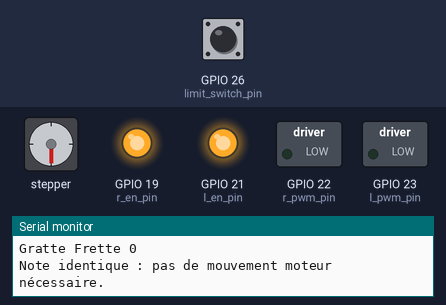
A program run on a simulated ESP32. Shown: stepper motor, switched loads named in the program (green lamp = pin HIGH), output pins drawn as LEDs (lit = HIGH), the last lines printed to the serial monitor. Inputs (shaded band) come from the test bench; at power-on: GPIO 26 (limit_switch_pin) HIGH. Stepper angles assume 200 steps per turn.

Above: at 1.38 s.
At 3.29 s:
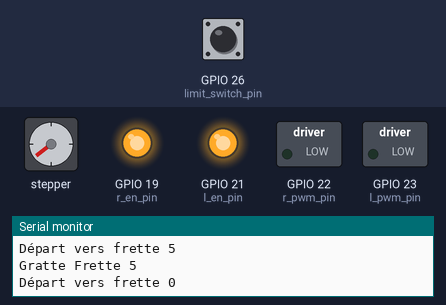
At 4.7 s:
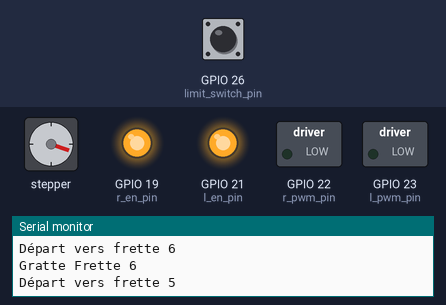
At 8.4 s:
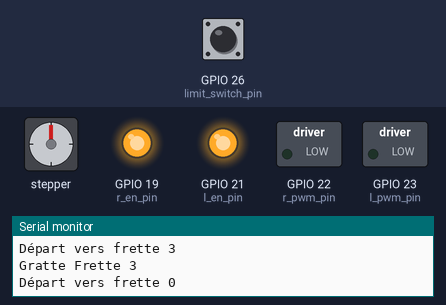
At 14.14 s:
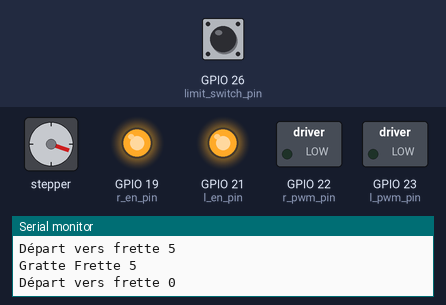
At 20.2 s:
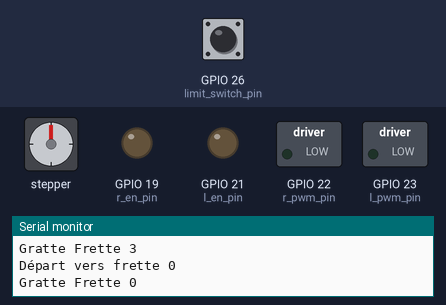
Timing chart, 0 to 21.7 s (numbered marks = the images above):
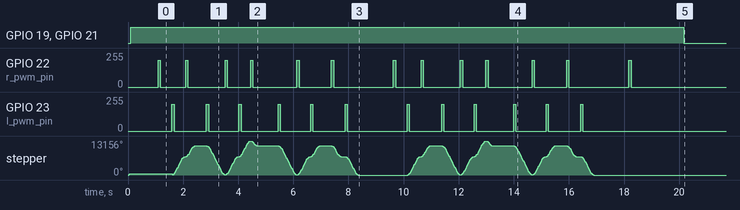

The program:

main.cpp
```cpp
#include <Arduino.h>
#include <AccelStepper.h>

const int dir_pin = 27;
const int pul_pin = 25;
const int limit_switch_pin = 26;
const int HOMING_SPEED = -5000;
AccelStepper slider(AccelStepper::DRIVER, pul_pin, dir_pin);

const float STEPS_PER_MM = 40.0;
float fret_positions_mm[] = {0.0, 35.156, 68.12, 99.318, 128.723, 156.528, 182.783, 207.537, 230.791, 252.645, 273.199, 292.553, 311.056, 328.559, 345.162, 360.765, 375.267, 388.920, 401.772, 414.074, 428.577};

const int r_en_pin = 19;
const int l_en_pin = 21;
const int r_pwm_pin = 22;
const int l_pwm_pin = 23;

const int ALPHA_PLUCK = 200;
const int PLUCK_DURATION = 80;
bool strum_direction = true;

struct Note {
  int fret;
  unsigned long duration;
};

Note melody[] = {

//{note, durée(s)}

//Au clerc de la Lune
  /*{0, 2000},
  {0, 500},
  {0, 500},
  {0, 500},
  {2, 1000},
  {4, 1000},
  {2, 500},
  {0, 500},
  {4, 500},
  {2, 500},
  {2, 2000},
  {0, 500},
  {0, 500},
  {0, 500},
  {0, 500},
  {2, 1000},
  {4, 1000},
  {2, 500},
  {0, 500},
  {4, 500},
  {2, 500},
  {0, 2000}*/

//Smoke on the Water
  {0, 500},
  {0, 500},
  {3, 750},
  {5, 500},
  {0, 500},
  {3, 250},
  {6, 1000},
  {5, 500},
  {0, 500},
  {3, 750},
  {5, 500},
  {3, 1750},
  {0, 500},
  {0, 500},
  {3, 750},
  {5, 500},
  {0, 500},
  {3, 250},
  {6, 1000},
  {5, 500},
  {0, 500},
  {3, 750},
  {5, 500},
  {3, 1750},
  {0, 2000}

};

int note_index = 0;
int melody_size = 25;
unsigned long note_timer = 0;

enum RobotState { PLUCKING, MOVING_AND_WAITING, FINISHED };
RobotState currentState = PLUCKING;

bool move_started = false;

void setup() {
  Serial.begin(115200);

  slider.setCurrentPosition(0);

  pinMode(limit_switch_pin, INPUT_PULLUP);

  slider.setMaxSpeed(128000.0);
  slider.setAcceleration(128000.0);

  slider.setSpeed(HOMING_SPEED);


  while(digitalRead(limit_switch_pin) == LOW){
    if(digitalRead(limit_switch_pin) == LOW){
      slider.runSpeed();
    }else{
      slider.stop();
    }
  }


  slider.setCurrentPosition(0);

  slider.moveTo(300);
  while (slider.distanceToGo() != 0) {
    slider.run();
  }

  slider.setCurrentPosition(0);


  pinMode(r_en_pin, OUTPUT);
  pinMode(l_en_pin, OUTPUT);
  pinMode(r_pwm_pin, OUTPUT);
  pinMode(l_pwm_pin, OUTPUT);

  digitalWrite(r_en_pin, HIGH);
  digitalWrite(l_en_pin, HIGH);
  analogWrite(r_pwm_pin, 0);
  analogWrite(l_pwm_pin, 0);

  delay(1000);
}

void loop() {
  slider.run();

  uint32_t now_millis = millis();
  switch (currentState) {

    case PLUCKING: {
      Serial.print("Gratte Frette ");
      Serial.println(melody[note_index].fret);

      if (strum_direction) {
        analogWrite(l_pwm_pin, 0);
        analogWrite(r_pwm_pin, ALPHA_PLUCK);
      } else {
        analogWrite(r_pwm_pin, 0);
        analogWrite(l_pwm_pin, ALPHA_PLUCK);
      }

      strum_direction = !strum_direction;
      note_timer = now_millis;

      move_started = false;

      currentState = MOVING_AND_WAITING;
      break;
    }

    case MOVING_AND_WAITING: {
      if (now_millis - note_timer > PLUCK_DURATION) {
        analogWrite(r_pwm_pin, 0);
        analogWrite(l_pwm_pin, 0);
      }

      int next_index = note_index + 1;

      if (next_index >= melody_size) {
        if (now_millis - note_timer >= melody[note_index].duration) {
          currentState = FINISHED;
        }
        break;
      }

      if (!move_started) {
        int target_fret = melody[next_index].fret;
        long target_steps = (long)(fret_positions_mm[target_fret] * STEPS_PER_MM);

        if (slider.targetPosition() != target_steps) {
            slider.moveTo(target_steps);
            Serial.print("Départ vers frette "); Serial.println(target_fret);
        } else {
            Serial.println("Note identique : pas de mouvement moteur nécessaire.");
        }

        move_started = true;
      }

      bool time_is_up = (now_millis - note_timer >= melody[note_index].duration);
      bool motor_arrived = (slider.distanceToGo() == 0);

      if (time_is_up && motor_arrived) {
        note_index++;
        move_started = false;
        currentState = PLUCKING;
      }
      break;
    }

    case FINISHED: {
      analogWrite(r_pwm_pin, 0);
      analogWrite(l_pwm_pin, 0);

      digitalWrite(r_en_pin, LOW);
      digitalWrite(l_en_pin, LOW);
      break;
    }
  }
}
```

Measured:
- by itself, GPIO 19 (r_en_pin), GPIO 21 (l_en_pin): HIGH → LOW at 20.2 s
- by itself, GPIO 22 (r_pwm_pin): repeats every 8.5 s: 0/255 0.92 s, 200/255 0.08 s, 0/255 1.3 s, 200/255 0.08 s, 0/255 0.85 s, 200/255 0.08 s, 0/255 1.6 s, 200/255 0.08 s, 0/255 1.2 s, 200/255 0.08 s, 0/255 2.2 s, 200/255 0.08 s, until it stays 0/255 from 18.3 s
